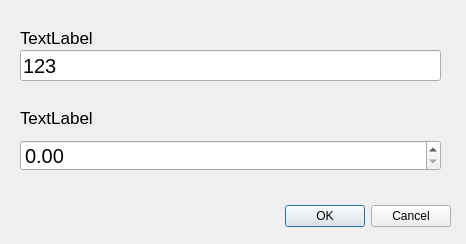
<?xml version="1.0" encoding="UTF-8"?>
<ui version="4.0">
 <class>AddItem</class>
 <widget class="QDialog" name="AddItem">
  <property name="geometry">
   <rect>
    <x>0</x>
    <y>0</y>
    <width>466</width>
    <height>244</height>
   </rect>
  </property>
  <property name="windowTitle">
   <string>Add Item</string>
  </property>
  <widget class="QDialogButtonBox" name="buttonBox">
   <property name="geometry">
    <rect>
     <x>10</x>
     <y>200</y>
     <width>441</width>
     <height>32</height>
    </rect>
   </property>
   <property name="orientation">
    <enum>Qt::Horizontal</enum>
   </property>
   <property name="standardButtons">
    <set>QDialogButtonBox::Cancel|QDialogButtonBox::Ok</set>
   </property>
  </widget>
  <widget class="QLineEdit" name="ItemName">
   <property name="geometry">
    <rect>
     <x>20</x>
     <y>50</y>
     <width>421</width>
     <height>31</height>
    </rect>
   </property>
   <property name="font">
    <font>
     <pointsize>15</pointsize>
    </font>
   </property>
   <property name="text">
    <string>123</string>
   </property>
  </widget>
  <widget class="QLabel" name="label">
   <property name="geometry">
    <rect>
     <x>20</x>
     <y>30</y>
     <width>251</width>
     <height>16</height>
    </rect>
   </property>
   <property name="font">
    <font>
     <pointsize>13</pointsize>
    </font>
   </property>
   <property name="text">
    <string>TextLabel</string>
   </property>
  </widget>
  <widget class="QLabel" name="label_2">
   <property name="geometry">
    <rect>
     <x>20</x>
     <y>110</y>
     <width>251</width>
     <height>16</height>
    </rect>
   </property>
   <property name="font">
    <font>
     <pointsize>13</pointsize>
    </font>
   </property>
   <property name="text">
    <string>TextLabel</string>
   </property>
  </widget>
  <widget class="QDoubleSpinBox" name="doubleSpinBox">
   <property name="geometry">
    <rect>
     <x>20</x>
     <y>140</y>
     <width>421</width>
     <height>31</height>
    </rect>
   </property>
   <property name="font">
    <font>
     <pointsize>15</pointsize>
    </font>
   </property>
  </widget>
 </widget>
 <resources/>
 <connections>
  <connection>
   <sender>buttonBox</sender>
   <signal>accepted()</signal>
   <receiver>AddItem</receiver>
   <slot>accept()</slot>
   <hints>
    <hint type="sourcelabel">
     <x>248</x>
     <y>254</y>
    </hint>
    <hint type="destinationlabel">
     <x>157</x>
     <y>274</y>
    </hint>
   </hints>
  </connection>
  <connection>
   <sender>buttonBox</sender>
   <signal>rejected()</signal>
   <receiver>AddItem</receiver>
   <slot>reject()</slot>
   <hints>
    <hint type="sourcelabel">
     <x>316</x>
     <y>260</y>
    </hint>
    <hint type="destinationlabel">
     <x>286</x>
     <y>274</y>
    </hint>
   </hints>
  </connection>
 </connections>
</ui>
